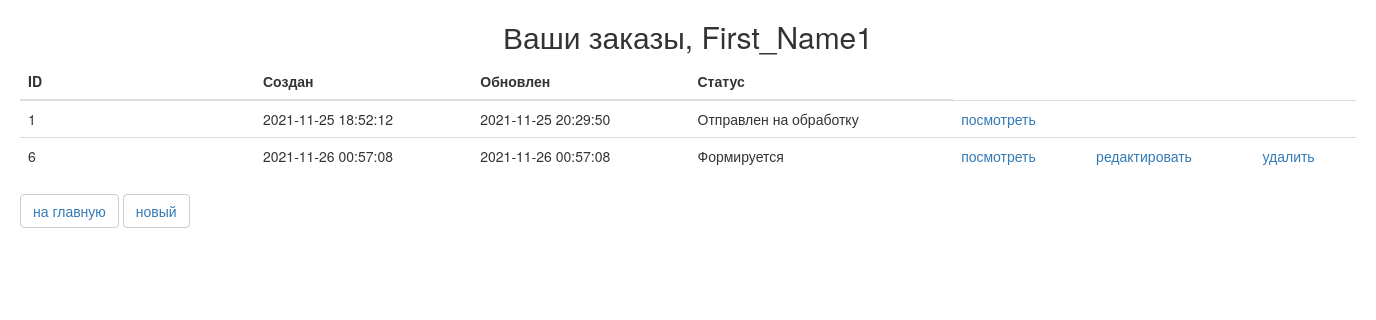
/order/ (signed in), run on an earlier commit of the app's database.
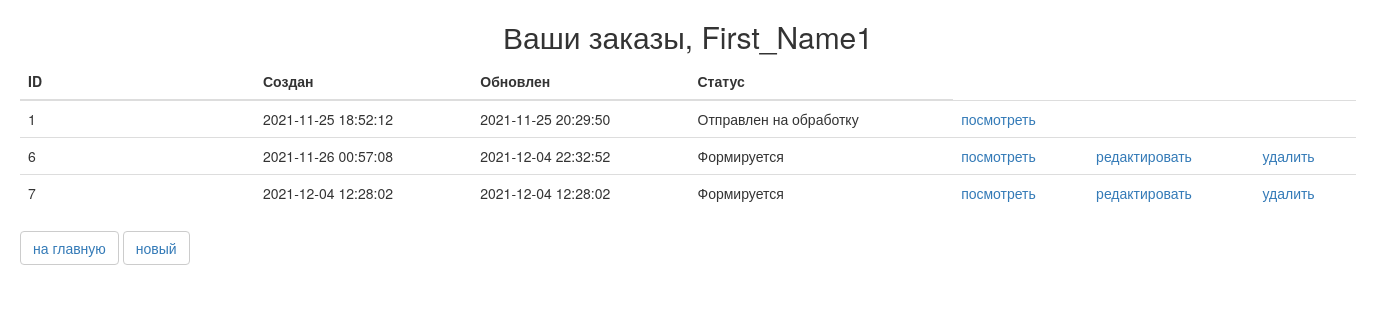
And on a later commit of the database.
### ordersapp/models.py (models this page shows, shortened)
class Order(models.Model):
    STATUS_FORMING = 'FM'
    STATUS_SEND_TO_PROCEED = 'STP'
    STATUS_PROCEEDED = 'PRD'
    STATUS_PAID = 'PD'
    STATUS_DONE = 'DN'
    STATUS_CANCELED = 'CN'
    STATUSES = (
        (STATUS_FORMING, 'Формируется'),
        (STATUS_SEND_TO_PROCEED, 'Отправлен на обработку'),
        (STATUS_PROCEEDED, 'Обработан'),
        (STATUS_PAID, 'Оплачен'),
        (STATUS_DONE, 'Готов'),
        (STATUS_CANCELED, 'Отменён')
    )
    user = models.ForeignKey(settings.AUTH_USER_MODEL, on_delete=models.CASCADE)
    status = models.CharField(choices=STATUSES, default=STATUS_FORMING, max_length=3, verbose_name='статус')
    is_active = models.BooleanField(default=True, verbose_name='активен')
    created_at = models.DateTimeField(auto_now_add=True)
    updated_at = models.DateTimeField(auto_now=True)

### ordersapp/views.py (the view)
# urls.py: path('', ordersapp.OrderListView.as_view(), name='list'),
class OrderListView(ListView):
    model = Order
    def get_queryset(self):
        return super().get_queryset().filter(user=self.request.user)

### mainapp/context_processors.py (called while the page is built)
def basket(request):
    basket_items = []
    if request.user.is_authenticated:
        basket_items = Basket.objects.filter(user=request.user)
    return {
        'basket': basket_items
    }

### ordersapp/templates/ordersapp/order_list.html
{% extends 'ordersapp/base.html' %}
{% load static %}
{% block content %}
   <div class="h2 text-center head">
       Ваши заказы,
       {% if user.first_name %}
           {{ user.first_name|title}}
       {% else %}
           Пользователь
       {% endif %}
   </div>
   <table class="table orders_list">
       <thead>
         <tr>
           <th>ID</th>
           <th>Создан</th>
           <th>Обновлен</th>
           <th>Статус</th>
         </tr>
       </thead>
       <tbody>
            {% for item in object_list %}
                {% if item.is_active %}
                    <tr>
                       <td class="td1 orders_list">{{ item.pk }}</td>
                       <td>{{ item.created_at|date:"Y-m-d H:i:s" }}</td>
                       <td>{{ item.updated_at|date:"Y-m-d H:i:s" }}</td>
                       <td>{{ item.get_status_display }}</td>
                       <td>
                           <a href="{% url 'ordersapp:read' item.pk %}">
                               посмотреть
                           </a>
                       </td>
                       <td>
                           {% if item.status == 'FM' %}
                             <a href="{% url 'ordersapp:update' item.pk %}">
                               редактировать
                             </a>
                           {% endif %}
                       </td>
                       <td>
                           {% if item.status == 'FM' %}
                             <a href="{% url 'ordersapp:delete' item.pk %}">
                                 удалить
                             </a>
                           {% endif %}
                       </td>
                   </tr>
                {% endif %}
            {% endfor %}
       </tbody>
   </table>
   <button class="btn btn-default btn-round">
       <a href="{% url 'index' %}">
           на главную
       </a>
   </button>
   <button class="btn btn-default btn-round">
       <a href="{% url 'ordersapp:create' %}">
           новый
       </a>
   </button>
{% endblock %}

What changed in the data, as far as the page shows it:
changed Order id 6: updated_at "2021-11-26 00:57:08" → "2021-12-04 22:32:52"
added Order: pk "7", created_at "2021-12-04 12:28:02", updated_at "2021-12-04 12:28:02", status "Формируется", shows "редактировать", shows "удалить"
